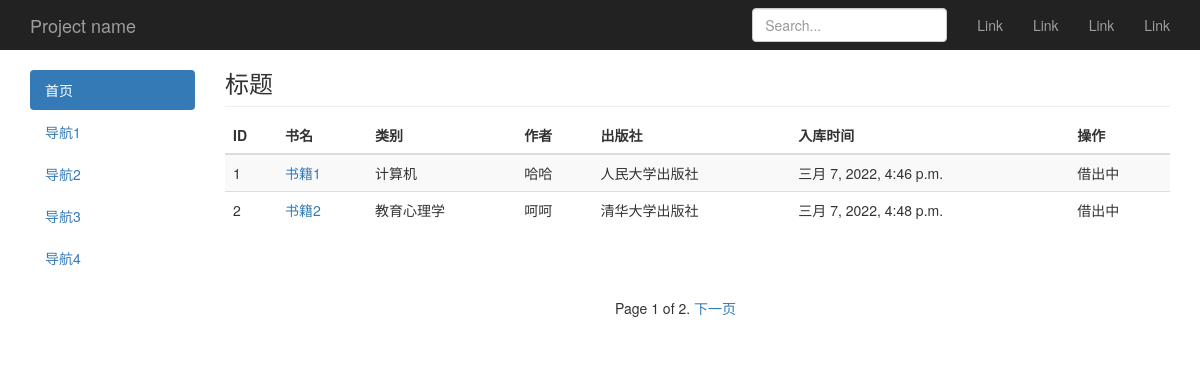
/book/list/, run on the app's committed database.
### book/models.py (models this page shows, shortened)
class Book(models.Model):
    choice_status = (
        (0,'正常'),
        (1,'借出中'),
        (2,'已借出'),
        (3,'归还中'),
    )
    name = models.CharField(max_length=30,blank=False,verbose_name='书名')
    category = models.ForeignKey(Category,on_delete=models.CASCADE,default='',blank=False,related_name='books_category',verbose_name='类别')
    author = models.CharField(max_length=30,null=True,blank=False,verbose_name='作者')
    publisher = models.CharField(max_length=30,null=True,blank=False,verbose_name='出版社')
    create_time = models.DateTimeField(auto_now_add=True,verbose_name='入库时间')
    status = models.SmallIntegerField(choices=choice_status,default=0,verbose_name='书籍状态')
    borrower = models.ForeignKey(settings.AUTH_USER_MODEL,on_delete=models.CASCADE,null=True,blank=True,related_name='books_borrower',verbose_name='借出人')
    borrow_time = models.DateTimeField(null=True,blank=True,verbose_name='借出时间')
    class Meta:
        verbose_name_plural = '图书列表'

class Category(models.Model):
    name = models.CharField(max_length=20,blank=True,verbose_name='图书类别')
    class Meta:
        verbose_name_plural = '图书类别'
    def __str__(self):
        return self.name

### book/views.py (the view)
# urls.py: path('book/list/',views.book_list,name='book_list'),
def book_list(request):
	list = Book.objects.all()
	paginator = Paginator(list,2)
	page = request.GET.get('page')
	try:
		list = paginator.page(page)
	except PageNotAnInteger:
		list = paginator.page(1)
	except EmptyPage:
		list = paginator.page(paginator.num_pages)
	return render(request,'book/list.html',locals())

### book/templates/book/list.html (shortened to what this page needs)
{% extends "book/base.html" %}
{% block content %}
        <h3 class="sub-header">标题</h3>
        <div class="table-responsive">
          <table class="table table-striped">
            <thead>
              <tr>
                <th>ID</th>
                <th>书名</th>
                <th>类别</th>
                <th>作者</th>
                <th>出版社</th>
                <th>入库时间</th>
                <th>操作</th>
              </tr>
            </thead>
            <tbody>
              {% for b in list %}
              <tr>
                <td>{{b.id}}</td>
                <td><a href="/book/{{b.id}}/show/">{{b.name}}</a></td>
                <td>{{b.category}}</td>
                <td>{{b.author}}</td>
                <td>{{b.publisher}}</td>
                <td>{{b.create_time}}</td>
                {% if b.status == 0 %}
                <td><a href="/book/{{b.id}}/borrow/">借书</a></td>
                {% elif b.status == 1 %}
                <td>借出中</td>
                {% elif b.status == 2 %}
                <td>已借出</td>
                {% elif b.status == 3 %}
                <td>归还中</td>
                {% endif %}
              </tr>
              {% endfor %}
            </tbody>
          </table>
        </div>
      </div>
    </div>
{% endblock %}
{% block page %}
        <div class="pagination">
          <span class="step-links">
            <span class="current">
              Page {{ list.number }} of {{ list.paginator.num_pages }}.
            </span>
            {% if list.has_next %}
            <a href="?page={{ list.next_page_number }}">下一页</a>
            {% endif %}
          </span>
        </div>
{% endblock %}

### book/static/css/style.css (style rules this page uses)
body { padding-top: 50px; }
.sub-header { padding-bottom: 10px; border-bottom: 1px solid #eee; }

### data on the page
Book: id "1", name "书籍1", category "计算机", author "哈哈", publisher "人民大学出版社", create_time "三月 7, 2022, 4:46 p.m.", status "借出中"
Book: id "2", name "书籍2", category "教育心理学", author "呵呵", publisher "清华大学出版社", create_time "三月 7, 2022, 4:48 p.m.", status "借出中"

### other printed values
{{ list.number }} "1"
{{ list.paginator.num_pages }} "2"
